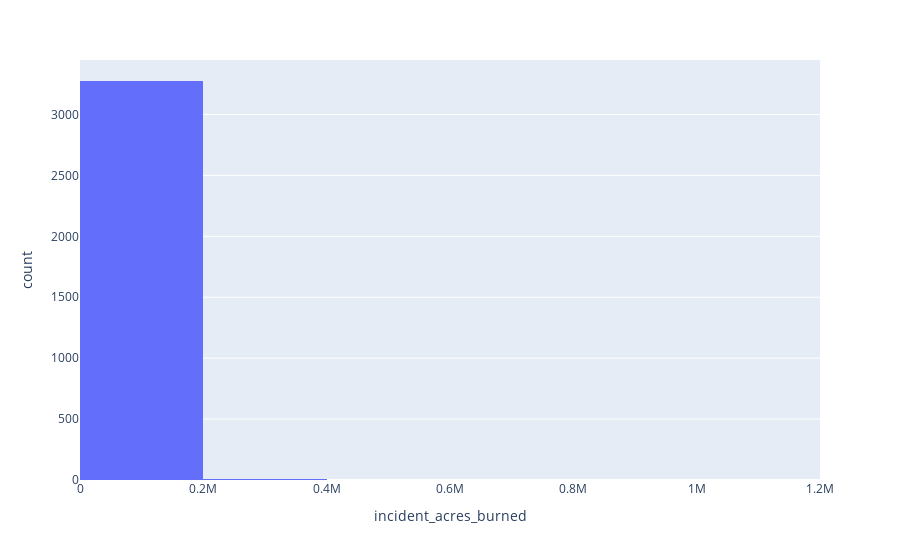

Notebook code for this chart:
### Markdown cell above
**Q1** How many variables and observations?

23 variables and 3345 entries.

**Q2** How many different incident types are there?

23

**Q3** Make a histogram of the acres burned and color the bars by whether or not the incident was a calfire incident. You will probably need to make a mask to remove very small and very large fires. How many fires burned more than 100,000 acres? What is the largest fire in the data?

**Extra Q** EXTRA - CHALLENGE - See if you can create a graph that answers the question: Are fires getting bigger or more frequent over time? You get complete creative control on how to answer this question!

### Code cell
# You will need to write some code to answer the question 3.
mask = DF['incident_acres_burned'] > 100_000
DF_big = DF[mask]
px.histogram(DF, x='incident_acres_burned',nbins=10)

### Figure 1 — Plotly figure (JSON) as saved in the notebook; plotly's stock layout.template omitted (floating-point values rounded to 4 significant figures; data arrays with more than 128 entries replaced by an {"elided": "..."} marker saying what was removed)
{"data": [{"bingroup": "x", "hovertemplate": "incident_acres_burned=%{x}<br>count=%{y}<extra></extra>", "legendgroup": "", "marker": {"color": "#636efa", "pattern": {"shape": ""}}, "name": "", "nbinsx": 10, "orientation": "v", "showlegend": false, "type": "histogram", "x": {"elided": "3340 float values"}, "xaxis": "x", "yaxis": "y"}], "layout": {"barmode": "relative", "legend": {"tracegroupgap": 0}, "margin": {"t": 60}, "xaxis": {"anchor": "y", "domain": [0, 1], "title": {"text": "incident_acres_burned"}}, "yaxis": {"anchor": "x", "domain": [0, 1], "title": {"text": "count"}}}}
